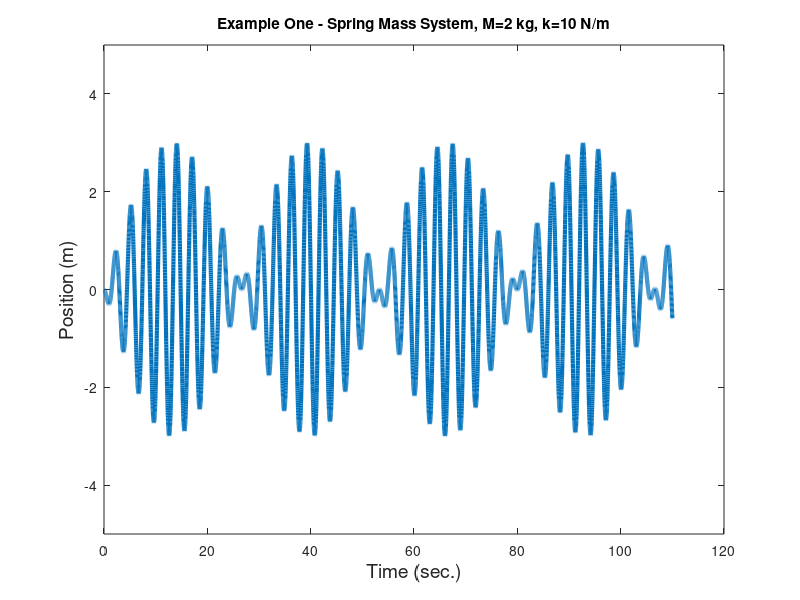
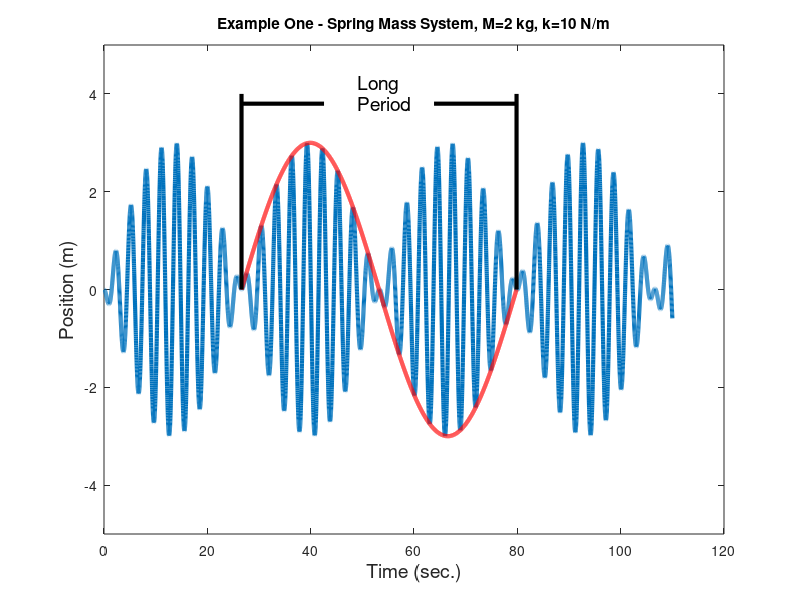
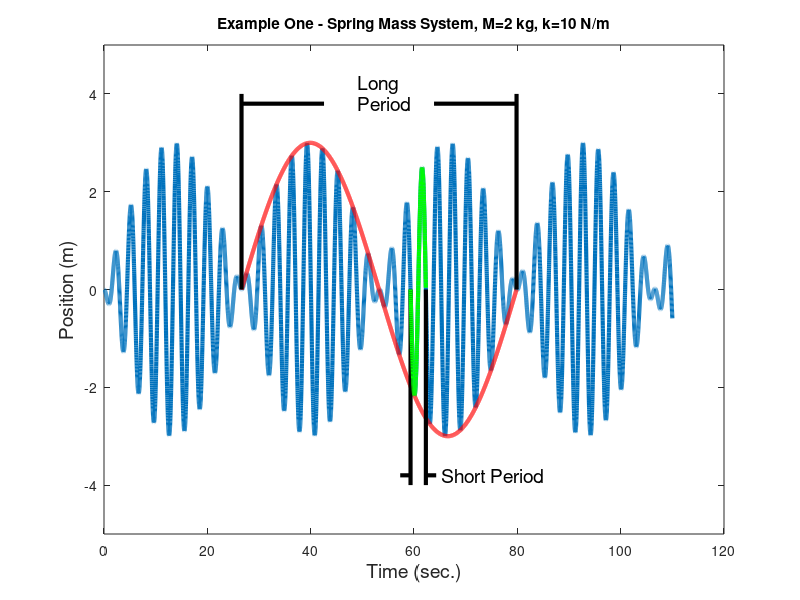

MATLAB code for these plots, in order:

clf

t = 0:0.01:110;
plot(t,3*sin((2-sqrt(5))/2*t).*sin((2+sqrt(5))/2*t),'LineWidth',3.0)
title('Example One - Spring Mass System, M=2 kg, k=10 N/m')
xlabel('Time (sec.)','FontSize',14,'fontweight','normal')
ylabel('Position (m)','FontSize',14,'fontweight','normal')
axis([0 120 -5 5])
print -dpng beats.png
pause

hold on
T0 = 2*pi/(sqrt(5)-2);
PERIOD = 4*pi/(-2+sqrt(5));
T = [T0:0.01:T0+PERIOD];
plot(T,3*sin((2-sqrt(5))/2*T),'r','LineWidth',3.0)
plot([T0 T0],[0 4],'k','LineWidth',3.0);
plot([T0+PERIOD T0+PERIOD],[0 4],'k','LineWidth',3.0);
plot([T0 T0+PERIOD*0.3],[3.8 3.8],'k','LineWidth',3.0);
plot([T0+PERIOD T0+PERIOD*0.7],[3.8 3.8],'k','LineWidth',3.0);
text(T0+PERIOD*0.42,3.8,'Period','FontSize',14,'fontweight','normal')
text(T0+PERIOD*0.42,4.2,'Long','FontSize',14,'fontweight','normal')
pause
print -dpng beatsLong.png

smallPeriod = 4.0*pi/(2.0+sqrt(5.0));
smallStart = 20.0*smallPeriod;
smallEnd   = 21.0*smallPeriod;
plot([smallStart smallStart],[0 -4.0],'k','LineWidth',3.0)
plot([smallEnd smallEnd],[0 -4.0],'k','LineWidth',3.0)
plot([smallEnd smallEnd+2],[-3.8 -3.8],'k','LineWidth',3.0)
plot([smallStart smallStart-2],[-3.8 -3.8],'k','LineWidth',3.0)
text(smallEnd+3,-3.8,'Short Period','FontSize',14,'fontweight','normal')

t = [smallStart:0.01:smallEnd];
plot(t,3*sin((2-sqrt(5))/2*t).*sin((2+sqrt(5))/2*t),'g','LineWidth',3.0)
pause
print -dpng beatsShort.png
